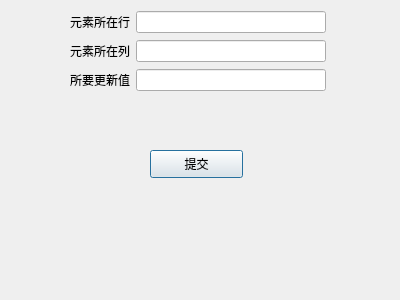
<?xml version="1.0" encoding="UTF-8"?>
<ui version="4.0">
 <class>ElementLog</class>
 <widget class="QDialog" name="ElementLog">
  <property name="geometry">
   <rect>
    <x>0</x>
    <y>0</y>
    <width>400</width>
    <height>300</height>
   </rect>
  </property>
  <property name="windowTitle">
   <string>Dialog</string>
  </property>
  <widget class="QPushButton" name="SubmitBtn">
   <property name="geometry">
    <rect>
     <x>150</x>
     <y>150</y>
     <width>93</width>
     <height>28</height>
    </rect>
   </property>
   <property name="text">
    <string>提交</string>
   </property>
  </widget>
  <widget class="QWidget" name="">
   <property name="geometry">
    <rect>
     <x>70</x>
     <y>10</y>
     <width>256</width>
     <height>83</height>
    </rect>
   </property>
   <layout class="QVBoxLayout" name="verticalLayout">
    <item>
     <layout class="QHBoxLayout" name="horizontalLayout">
      <item>
       <widget class="QLabel" name="label">
        <property name="text">
         <string>元素所在行</string>
        </property>
       </widget>
      </item>
      <item>
       <widget class="QLineEdit" name="RowNum"/>
      </item>
     </layout>
    </item>
    <item>
     <layout class="QHBoxLayout" name="horizontalLayout_2">
      <item>
       <widget class="QLabel" name="label_2">
        <property name="text">
         <string>元素所在列</string>
        </property>
       </widget>
      </item>
      <item>
       <widget class="QLineEdit" name="ColNum"/>
      </item>
     </layout>
    </item>
    <item>
     <layout class="QHBoxLayout" name="horizontalLayout_3">
      <item>
       <widget class="QLabel" name="label_3">
        <property name="text">
         <string>所要更新值</string>
        </property>
       </widget>
      </item>
      <item>
       <widget class="QLineEdit" name="ValNum"/>
      </item>
     </layout>
    </item>
   </layout>
  </widget>
 </widget>
 <resources/>
 <connections/>
</ui>
